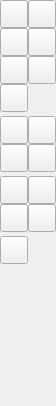
<ui version="4.0" >
 <class>QG_CadToolBarMain</class>
 <widget class="QWidget" name="QG_CadToolBarMain" >
  <property name="geometry" >
   <rect>
    <x>0</x>
    <y>0</y>
    <width>56</width>
    <height>406</height>
   </rect>
  </property>
  <property name="sizePolicy" >
   <sizepolicy vsizetype="MinimumExpanding" hsizetype="Minimum" >
    <horstretch>0</horstretch>
    <verstretch>0</verstretch>
   </sizepolicy>
  </property>
  <property name="minimumSize" >
   <size>
    <width>56</width>
    <height>336</height>
   </size>
  </property>
  <property name="maximumSize" >
   <size>
    <width>56</width>
    <height>16777215</height>
   </size>
  </property>
  <widget class="QToolButton" name="bMenuSpline" >
   <property name="geometry" >
    <rect>
     <x>28</x>
     <y>56</y>
     <width>28</width>
     <height>28</height>
    </rect>
   </property>
   <property name="sizePolicy" >
    <sizepolicy vsizetype="Fixed" hsizetype="Fixed" >
     <horstretch>0</horstretch>
     <verstretch>0</verstretch>
    </sizepolicy>
   </property>
   <property name="minimumSize" >
    <size>
     <width>28</width>
     <height>28</height>
    </size>
   </property>
   <property name="maximumSize" >
    <size>
     <width>28</width>
     <height>28</height>
    </size>
   </property>
   <property name="iconSize" >
    <size>
     <width>18</width>
     <height>18</height>
    </size>
   </property>
  </widget>
  <widget class="QToolButton" name="bMenuPoint" >
   <property name="geometry" >
    <rect>
     <x>0</x>
     <y>0</y>
     <width>28</width>
     <height>28</height>
    </rect>
   </property>
   <property name="minimumSize" >
    <size>
     <width>28</width>
     <height>28</height>
    </size>
   </property>
   <property name="maximumSize" >
    <size>
     <width>28</width>
     <height>28</height>
    </size>
   </property>
   <property name="iconSize" >
    <size>
     <width>18</width>
     <height>18</height>
    </size>
   </property>
  </widget>
  <widget class="QToolButton" name="bMenuText" >
   <property name="geometry" >
    <rect>
     <x>0</x>
     <y>116</y>
     <width>28</width>
     <height>28</height>
    </rect>
   </property>
   <property name="iconSize" >
    <size>
     <width>18</width>
     <height>18</height>
    </size>
   </property>
  </widget>
  <widget class="QToolButton" name="bMenuHatch" >
   <property name="geometry" >
    <rect>
     <x>0</x>
     <y>144</y>
     <width>28</width>
     <height>28</height>
    </rect>
   </property>
   <property name="iconSize" >
    <size>
     <width>18</width>
     <height>18</height>
    </size>
   </property>
  </widget>
  <widget class="QToolButton" name="bMenuImage" >
   <property name="geometry" >
    <rect>
     <x>28</x>
     <y>144</y>
     <width>28</width>
     <height>28</height>
    </rect>
   </property>
   <property name="iconSize" >
    <size>
     <width>18</width>
     <height>18</height>
    </size>
   </property>
  </widget>
  <widget class="QToolButton" name="bMenuBlock" >
   <property name="geometry" >
    <rect>
     <x>0</x>
     <y>204</y>
     <width>28</width>
     <height>28</height>
    </rect>
   </property>
   <property name="toolTip" >
    <string>Create Block</string>
   </property>
   <property name="icon" >
    <iconset/>
   </property>
   <property name="iconSize" >
    <size>
     <width>18</width>
     <height>18</height>
    </size>
   </property>
  </widget>
  <widget class="QToolButton" name="bMenuArc" >
   <property name="geometry" >
    <rect>
     <x>0</x>
     <y>28</y>
     <width>28</width>
     <height>28</height>
    </rect>
   </property>
   <property name="minimumSize" >
    <size>
     <width>28</width>
     <height>28</height>
    </size>
   </property>
   <property name="maximumSize" >
    <size>
     <width>28</width>
     <height>28</height>
    </size>
   </property>
   <property name="toolTip" >
    <string>Show arc tools</string>
   </property>
   <property name="icon" >
    <iconset resource="../../qcadguiqt.qrc" >:/qcad/images/menuarc.png</iconset>
   </property>
   <property name="iconSize" >
    <size>
     <width>18</width>
     <height>18</height>
    </size>
   </property>
  </widget>
  <widget class="QToolButton" name="bMenuEllipse" >
   <property name="geometry" >
    <rect>
     <x>0</x>
     <y>56</y>
     <width>28</width>
     <height>28</height>
    </rect>
   </property>
   <property name="minimumSize" >
    <size>
     <width>28</width>
     <height>28</height>
    </size>
   </property>
   <property name="maximumSize" >
    <size>
     <width>28</width>
     <height>28</height>
    </size>
   </property>
   <property name="toolTip" >
    <string>Show ellipse tools</string>
   </property>
   <property name="icon" >
    <iconset resource="../../qcadguiqt.qrc" >:/qcad/images/menuellipse.png</iconset>
   </property>
   <property name="iconSize" >
    <size>
     <width>18</width>
     <height>18</height>
    </size>
   </property>
  </widget>
  <widget class="QToolButton" name="bMenuPolyline" >
   <property name="geometry" >
    <rect>
     <x>0</x>
     <y>84</y>
     <width>28</width>
     <height>28</height>
    </rect>
   </property>
   <property name="minimumSize" >
    <size>
     <width>28</width>
     <height>28</height>
    </size>
   </property>
   <property name="maximumSize" >
    <size>
     <width>28</width>
     <height>28</height>
    </size>
   </property>
   <property name="toolTip" >
    <string>Show polyline tools</string>
   </property>
   <property name="icon" >
    <iconset resource="../../qcadguiqt.qrc" >:/qcad/images/menupolyline.png</iconset>
   </property>
   <property name="iconSize" >
    <size>
     <width>18</width>
     <height>18</height>
    </size>
   </property>
  </widget>
  <widget class="QToolButton" name="bMenuDim" >
   <property name="geometry" >
    <rect>
     <x>28</x>
     <y>116</y>
     <width>28</width>
     <height>28</height>
    </rect>
   </property>
   <property name="toolTip" >
    <string>Show dimensioning tools</string>
   </property>
   <property name="icon" >
    <iconset resource="../../qcadguiqt.qrc" >:/qcad/images/menudim.png</iconset>
   </property>
   <property name="iconSize" >
    <size>
     <width>18</width>
     <height>18</height>
    </size>
   </property>
  </widget>
  <widget class="QToolButton" name="bMenuModify" >
   <property name="geometry" >
    <rect>
     <x>0</x>
     <y>176</y>
     <width>28</width>
     <height>28</height>
    </rect>
   </property>
   <property name="toolTip" >
    <string>Show edit tools</string>
   </property>
   <property name="icon" >
    <iconset resource="../../qcadguiqt.qrc" >:/qcad/images/menuedit.png</iconset>
   </property>
   <property name="iconSize" >
    <size>
     <width>18</width>
     <height>18</height>
    </size>
   </property>
  </widget>
  <widget class="QToolButton" name="bMenuInfo" >
   <property name="geometry" >
    <rect>
     <x>28</x>
     <y>176</y>
     <width>28</width>
     <height>28</height>
    </rect>
   </property>
   <property name="toolTip" >
    <string>Show measuring tools</string>
   </property>
   <property name="icon" >
    <iconset resource="../../qcadguiqt.qrc" >:/qcad/images/menumeasure.png</iconset>
   </property>
   <property name="iconSize" >
    <size>
     <width>18</width>
     <height>18</height>
    </size>
   </property>
  </widget>
  <widget class="QToolButton" name="bMenuSelect" >
   <property name="geometry" >
    <rect>
     <x>28</x>
     <y>204</y>
     <width>28</width>
     <height>28</height>
    </rect>
   </property>
   <property name="toolTip" >
    <string>Show selection tools</string>
   </property>
   <property name="icon" >
    <iconset resource="../../qcadguiqt.qrc" >:/qcad/images/menuselect.png</iconset>
   </property>
   <property name="iconSize" >
    <size>
     <width>18</width>
     <height>18</height>
    </size>
   </property>
  </widget>
  <widget class="QToolButton" name="bMenuLine" >
   <property name="geometry" >
    <rect>
     <x>28</x>
     <y>0</y>
     <width>28</width>
     <height>28</height>
    </rect>
   </property>
   <property name="minimumSize" >
    <size>
     <width>28</width>
     <height>28</height>
    </size>
   </property>
   <property name="maximumSize" >
    <size>
     <width>28</width>
     <height>28</height>
    </size>
   </property>
   <property name="toolTip" >
    <string>Show line tools</string>
   </property>
   <property name="icon" >
    <iconset resource="../../qcadguiqt.qrc" >:/qcad/images/menuline.png</iconset>
   </property>
   <property name="iconSize" >
    <size>
     <width>18</width>
     <height>18</height>
    </size>
   </property>
  </widget>
  <widget class="QToolButton" name="bMenuCircle" >
   <property name="geometry" >
    <rect>
     <x>28</x>
     <y>28</y>
     <width>28</width>
     <height>28</height>
    </rect>
   </property>
   <property name="minimumSize" >
    <size>
     <width>28</width>
     <height>28</height>
    </size>
   </property>
   <property name="maximumSize" >
    <size>
     <width>28</width>
     <height>28</height>
    </size>
   </property>
   <property name="toolTip" >
    <string>Show circle tools</string>
   </property>
   <property name="icon" >
    <iconset resource="../../qcadguiqt.qrc" >:/qcad/images/menucircle.png</iconset>
   </property>
   <property name="iconSize" >
    <size>
     <width>18</width>
     <height>18</height>
    </size>
   </property>
  </widget>
  <widget class="QToolButton" name="bMenuIsoProject" >
   <property name="geometry" >
    <rect>
     <x>0</x>
     <y>236</y>
     <width>28</width>
     <height>28</height>
    </rect>
   </property>
   <property name="toolTip" >
    <string>Create Block</string>
   </property>
   <property name="icon" >
    <iconset/>
   </property>
   <property name="iconSize" >
    <size>
     <width>18</width>
     <height>18</height>
    </size>
   </property>
  </widget>
 </widget>
 <tabstops>
  <tabstop>bMenuPoint</tabstop>
  <tabstop>bMenuLine</tabstop>
  <tabstop>bMenuArc</tabstop>
  <tabstop>bMenuCircle</tabstop>
  <tabstop>bMenuEllipse</tabstop>
  <tabstop>bMenuSpline</tabstop>
  <tabstop>bMenuPolyline</tabstop>
  <tabstop>bMenuText</tabstop>
  <tabstop>bMenuDim</tabstop>
  <tabstop>bMenuHatch</tabstop>
  <tabstop>bMenuImage</tabstop>
  <tabstop>bMenuModify</tabstop>
  <tabstop>bMenuInfo</tabstop>
  <tabstop>bMenuBlock</tabstop>
  <tabstop>bMenuSelect</tabstop>
 </tabstops>
 <resources>
  <include location="../../qcadguiqt.qrc" />
 </resources>
 <connections/>
</ui>
